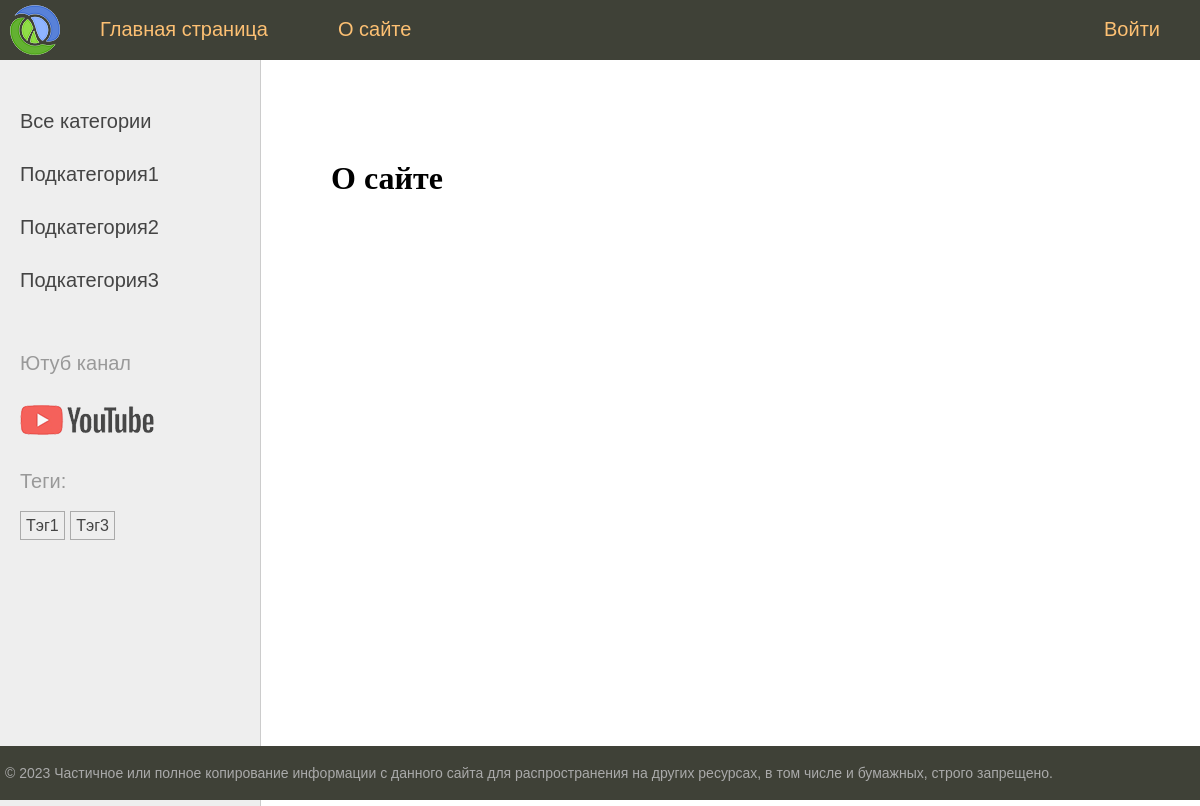
The page /about/ on the database its author committed.
### main_app/models.py (models this page shows, shortened)
class Category(models.Model):
    name = models.CharField(max_length=100, db_index=True)
    slug = models.SlugField(max_length=255, unique=True, db_index=True)
    def get_absolute_url(self):
        return reverse('category', kwargs={'cat_slug': self.slug})

class TagPost(models.Model):
    tag = models.CharField(max_length=100, db_index=True)
    slug = models.SlugField(max_length=255, unique=True, db_index=True)
    def get_absolute_url(self):
        return reverse('tag', kwargs={'tag_slug': self.slug})

### main_app/views.py (the view)
# urls.py: path('about/', views.about, name='about'),
def about(request):
    data = {
        'title': 'О сайте',
        'menu': menu,
    }
    return render(request, 'main_app/about.html', context=data)

### main_app/templatetags/main_app_tags.py (called while the page is built)
@register.inclusion_tag('main_app/list_categories.html')
def show_categories(cat_selected=0):
    cats = Category.objects.annotate(total=Count("post")).filter(total__gt=0)
    return {'cats': cats, 'cat_selected': cat_selected}

@register.inclusion_tag('main_app/list_tags.html')
def show_all_tags():
    return {'tags': TagPost.objects.annotate(total=Count("tags")).filter(total__gt=0)}

### main_app/templates/main_app/about.html
{% extends 'base.html' %}
{% block content %}
<h1>{{ title }}</h1>
{% endblock %}

### main_app/templates/main_app/list_categories.html
{% for cat in cats %}
{% if cat.id == cat_selected %}
<li class="selected">{{cat.name}}</li>
{% else %}
<li><a href="{{ cat.get_absolute_url }}">{{cat.name}}</a></li>
{% endif %}
{% endfor %}

### main_app/templates/main_app/list_tags.html
{% if tags %}
    <p>Теги:</p>
    <ul class="tags-list">
        {% for t in tags %}
        <li><a href="{{t.get_absolute_url}}">{{t.tag}}</a></li>
        {% endfor %}
    </ul>
{% endif %}

### rows shown on the page
Category: name "Подкатегория1"
Category: name "Подкатегория2"
Category: name "Подкатегория3"
TagPost: tag "Тэг1"
TagPost: tag "Тэг3"

### other values the page prints
{{ m.title }} "Главная страница" "О сайте" "Войти"
{{ title }} "О сайте"
